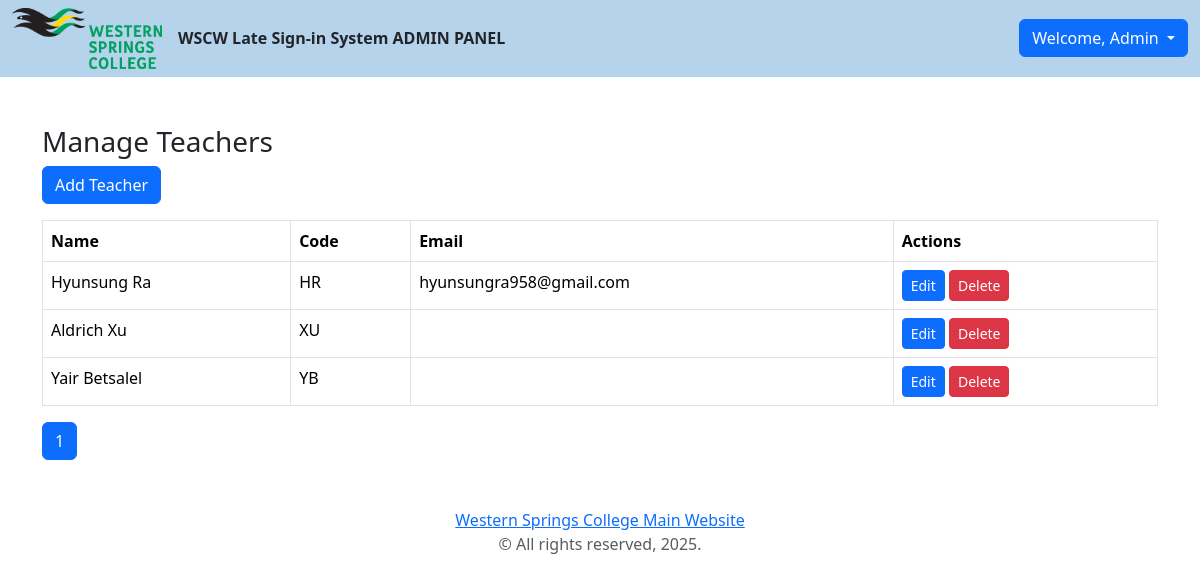
/admin1022/teachers (signed in), run on the app's committed database.
### models.py (models this page shows, shortened)
class Teacher(db.Model):
    id = db.Column(db.Integer, primary_key=True)  #Unique Database ID
    teacher_code = db.Column(db.String(50), unique=True, nullable=False)  #Teacher Code
    full_name = db.Column(db.String(100), nullable=False)
    password = db.Column(db.String(256), nullable=False)
    email = db.Column(db.String(120), nullable=True)

### admin_route.py (the view)
@admin_r.route('/teachers')
def teachers():
    if not session.get('admin_logged_in'):
        return redirect(url_for('admin.login'))
    page = request.args.get('page', 1, type=int)
    per_page = 15
    teachers = Teacher.query.order_by(Teacher.id.desc()).paginate(page=page, per_page=per_page)
    return render_template('admin_teachers.html', teachers=teachers)

### templates/admin_teachers.html (shortened to what this page needs)
{% extends 'admin_base.html' %}
{% block dropdown %}
<div class="dropdown">
   <a class="mb-0 btn btn-primary dropdown-toggle" href="#" role="button" data-bs-toggle="dropdown" aria-expanded="false">
     Welcome, Admin
   </a>
 </div>
{% endblock %}
{% block content %}
<div class="container mt-5">
    <h3>Manage Teachers</h3>
    <a href="{{ url_for('admin.add_teacher') }}" class="btn btn-primary mb-3">Add Teacher</a>
    <table class="table table-bordered">
        <thead>
            <tr><th>Name</th><th>Code</th><th>Email</th><th>Actions</th></tr>
        </thead>
        <tbody>
            {% for teacher in teachers.items %}
            <tr>
                <td>{{ teacher.full_name }}</td>
                <td>{{ teacher.teacher_code }}</td>
                <td>{{ teacher.email }}</td>
                <td>
                    <a href="{{ url_for('admin.edit_teacher', teacher_id=teacher.id) }}" class="btn btn-sm btn-primary">Edit</a>
                    <form action="{{ url_for('admin.delete_teacher', teacher_id=teacher.id) }}" method="post" style="display:inline;">
                        <button class="btn btn-sm btn-danger" onclick="return confirm('Delete this teacher?')">Delete</button>
                    </form>
                </td>
            </tr>
            {% endfor %}
        </tbody>
    </table>
    <nav>
        <ul class="pagination">
            {% for page_num in range(1, teachers.pages + 1) %}
            <li class="page-item {% if page_num == teachers.page %}active{% endif %}">
                <a class="page-link" href="{{ url_for('admin.teachers', page=page_num) }}">{{ page_num }}</a>
            </li>
            {% endfor %}
        </ul>
    </nav>
</div>
{% endblock %}

### data on the page
Teacher: full_name "Hyunsung Ra", teacher_code "HR", email "hyunsungra958@gmail.com"
Teacher: full_name "Aldrich Xu", teacher_code "XU"
Teacher: full_name "Yair Betsalel", teacher_code "YB"

### other printed values
{{ page_num }} "1"
